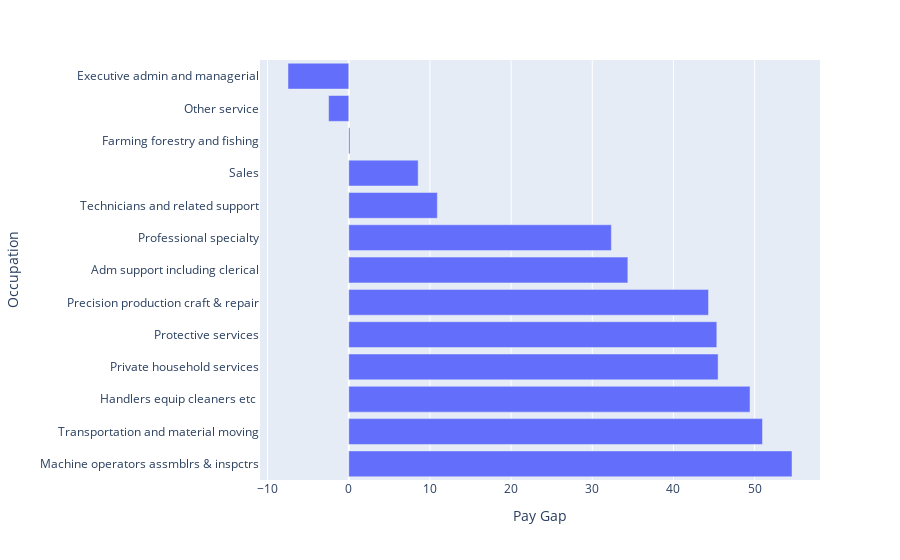

Here is the notebook cell this chart was saved with:
### Code cell
df_temp = df_occ.copy().reset_index()
# Bar graph of pay gaps in occupations
fig_1 = px.bar(df_temp.sort_values('Pay Gap', ascending=False), x="Pay Gap", y="Occupation", orientation='h')
fig_1.show()

### Figure 1 — Plotly figure (JSON) as saved in the notebook; plotly's stock layout.template omitted (floating-point values rounded to 4 significant figures)
{"data": [{"alignmentgroup": "True", "hovertemplate": "Pay Gap=%{x}<br>Occupation=%{y}<extra></extra>", "legendgroup": "", "marker": {"color": "#636efa", "pattern": {"shape": ""}}, "name": "", "offsetgroup": "", "orientation": "h", "showlegend": false, "textposition": "auto", "type": "bar", "x": [54.61, 50.97, 49.43, 45.5, 45.34, 44.32, 34.38, 32.35, 10.91, 8.552, 0.1552, -2.483, -7.486], "xaxis": "x", "y": [" Machine operators assmblrs & inspctrs", " Transportation and material moving", " Handlers equip cleaners etc ", " Private household services", " Protective services", " Precision production craft & repair", " Adm support including clerical", " Professional specialty", " Technicians and related support", " Sales", " Farming forestry and fishing", " Other service", " Executive admin and managerial"], "yaxis": "y"}], "layout": {"barmode": "relative", "legend": {"tracegroupgap": 0}, "margin": {"t": 60}, "xaxis": {"anchor": "y", "domain": [0, 1], "title": {"text": "Pay Gap"}}, "yaxis": {"anchor": "x", "domain": [0, 1], "title": {"text": "Occupation"}}}}
